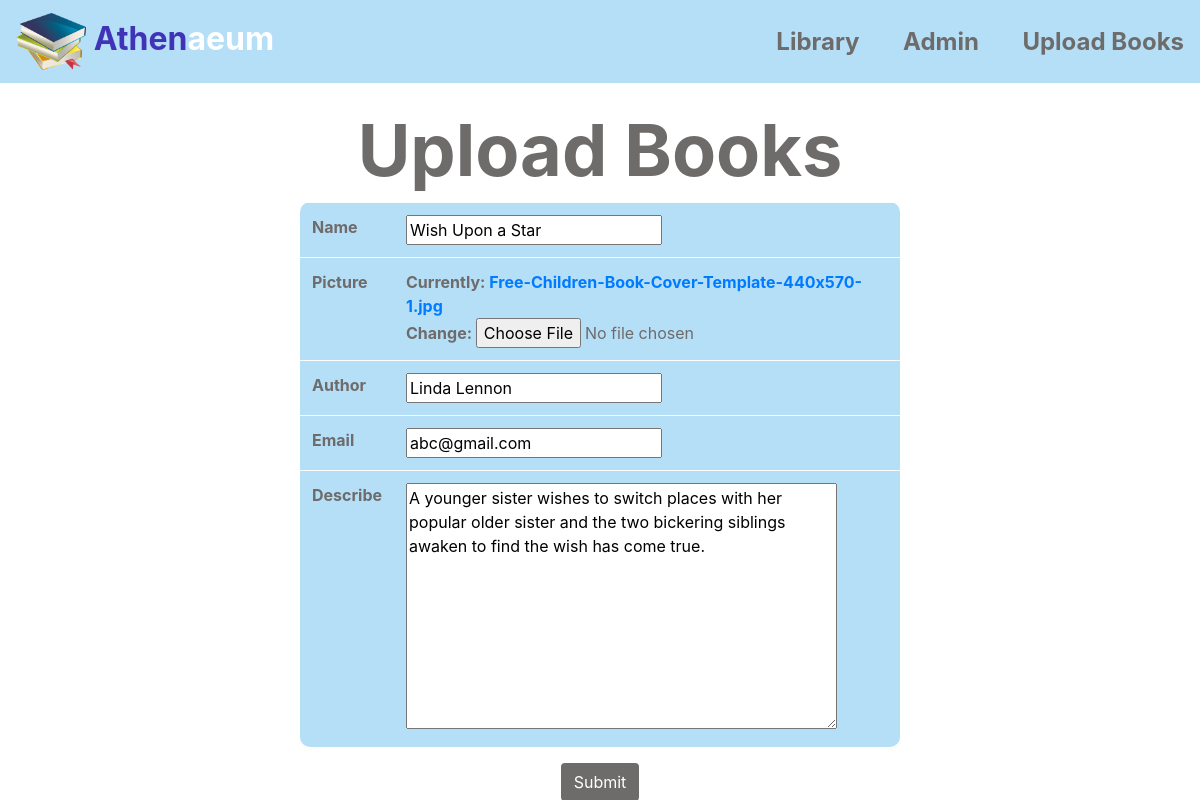
The app's page /update/6 with its own data.
### book/models.py (models this page shows, shortened)
class Book(models.Model):
    name = models.CharField(max_length = 50)
    picture = models.ImageField()
    author = models.CharField(max_length = 30)
    email = models.EmailField(blank = True)
    describe = models.TextField(default = 'Please Enter the Description of the Book in Brief')

### book/views.py (the view)
# urls.py: path('update/<int:book_id>', views.update_book),
def update_book(request, book_id):
    book_id = int(book_id)
    try:
        book_sel = Book.objects.get(id = book_id)
    except Book.DoesNotExist:
        return redirect('index')
    book_form = BookCreate(request.POST or None, instance = book_sel)
    if book_form.is_valid():
       book_form.save()
       return redirect('index')
    return render(request, 'book/upload_form.html', {'upload_form':book_form})

### book/forms.py
class BookCreate(forms.ModelForm):
    class Meta:
        model = Book
        fields = '__all__'

### book/templates/book/Upload_form.html (shortened to what this page needs)
{% extends 'book/library.html' %}
{% block content %}
    <center>
    <h1 class="display-3" style="background-color:#ffffff;color:#6e6b6b;font-weight: bold;">Upload Books</h1>
    <form method = 'POST' enctype="multipart/form-data">
        <table class = 'w-50 table table-light' style="border-radius:10px;background-color:#b5def7;color: #6e6b6b;font-weight: bolder;size: 30dp;">
            {% for field in upload_form %}
            <tr>
                <th>{{field.label}}</th>
                <td>{{ field }}</td>
            </tr>
            {% endfor %}
        </table>
        <button type="submit" class="btn btn-md" style="color: #ffffff;background-color: #6e6b6b;">Submit</button>
    </form>
</center>
{% endblock %}

### records on screen
Book: upload_form "Wish Upon a Star" "Linda Lennon" "abc@gmail.com" "A younger sister wishes to switch places with her popular older sister and the two bickering siblings awaken to find the wish has come true."

### other values on screen
{{ field.label }} "Name" "Picture" "Author" "Email" "Describe"
